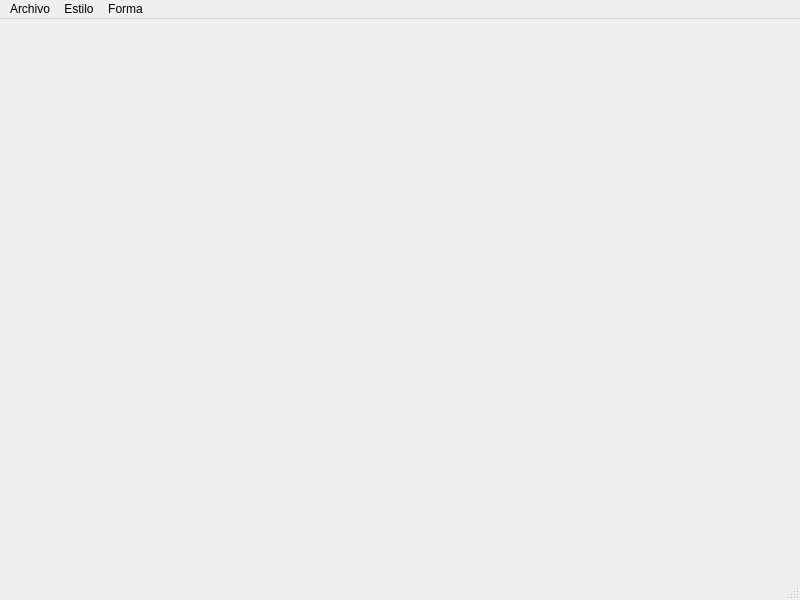
<?xml version="1.0" encoding="UTF-8"?>
<ui version="4.0">
 <class>Principal</class>
 <widget class="QMainWindow" name="Principal">
  <property name="geometry">
   <rect>
    <x>0</x>
    <y>0</y>
    <width>800</width>
    <height>600</height>
   </rect>
  </property>
  <property name="cursor">
   <cursorShape>CrossCursor</cursorShape>
  </property>
  <property name="windowTitle">
   <string>Principal</string>
  </property>
  <widget class="QWidget" name="centralwidget"/>
  <widget class="QMenuBar" name="menubar">
   <property name="geometry">
    <rect>
     <x>0</x>
     <y>0</y>
     <width>800</width>
     <height>21</height>
    </rect>
   </property>
   <widget class="QMenu" name="menuArchivo">
    <property name="title">
     <string>Archivo</string>
    </property>
    <addaction name="actionNuevo"/>
    <addaction name="actionGuardar"/>
    <addaction name="separator"/>
    <addaction name="actionSalir"/>
   </widget>
   <widget class="QMenu" name="menuEstilo">
    <property name="title">
     <string>Estilo</string>
    </property>
    <addaction name="actionColor"/>
    <addaction name="actionAncho"/>
   </widget>
   <widget class="QMenu" name="menuForma">
    <property name="title">
     <string>Forma</string>
    </property>
    <addaction name="separator"/>
    <addaction name="actionLineas"/>
    <addaction name="actionLibre"/>
    <addaction name="actionRect_nculos"/>
    <addaction name="actionCircunferencias"/>
   </widget>
   <addaction name="menuArchivo"/>
   <addaction name="menuEstilo"/>
   <addaction name="menuForma"/>
  </widget>
  <widget class="QStatusBar" name="statusbar"/>
  <action name="actionNuevo">
   <property name="text">
    <string>Nuevo</string>
   </property>
   <property name="shortcut">
    <string>Ctrl+N</string>
   </property>
  </action>
  <action name="actionGuardar">
   <property name="text">
    <string>Guardar</string>
   </property>
   <property name="shortcut">
    <string>Ctrl+S</string>
   </property>
  </action>
  <action name="actionSalir">
   <property name="text">
    <string>Salir</string>
   </property>
   <property name="shortcut">
    <string>Ctrl+Q</string>
   </property>
  </action>
  <action name="actionColor">
   <property name="text">
    <string>Color</string>
   </property>
   <property name="shortcut">
    <string>Ctrl+Shift+C</string>
   </property>
  </action>
  <action name="actionAncho">
   <property name="text">
    <string>Ancho</string>
   </property>
   <property name="shortcut">
    <string>Ctrl+Shift+A</string>
   </property>
  </action>
  <action name="actionLineas">
   <property name="checkable">
    <bool>true</bool>
   </property>
   <property name="text">
    <string>Lineas</string>
   </property>
  </action>
  <action name="actionLibre">
   <property name="checkable">
    <bool>true</bool>
   </property>
   <property name="text">
    <string>Libre</string>
   </property>
  </action>
  <action name="actionRect_nculos">
   <property name="checkable">
    <bool>true</bool>
   </property>
   <property name="text">
    <string>Rectánculos</string>
   </property>
  </action>
  <action name="actionCircunferencias">
   <property name="checkable">
    <bool>true</bool>
   </property>
   <property name="text">
    <string>Circunferencias</string>
   </property>
  </action>
 </widget>
 <resources/>
 <connections/>
</ui>
